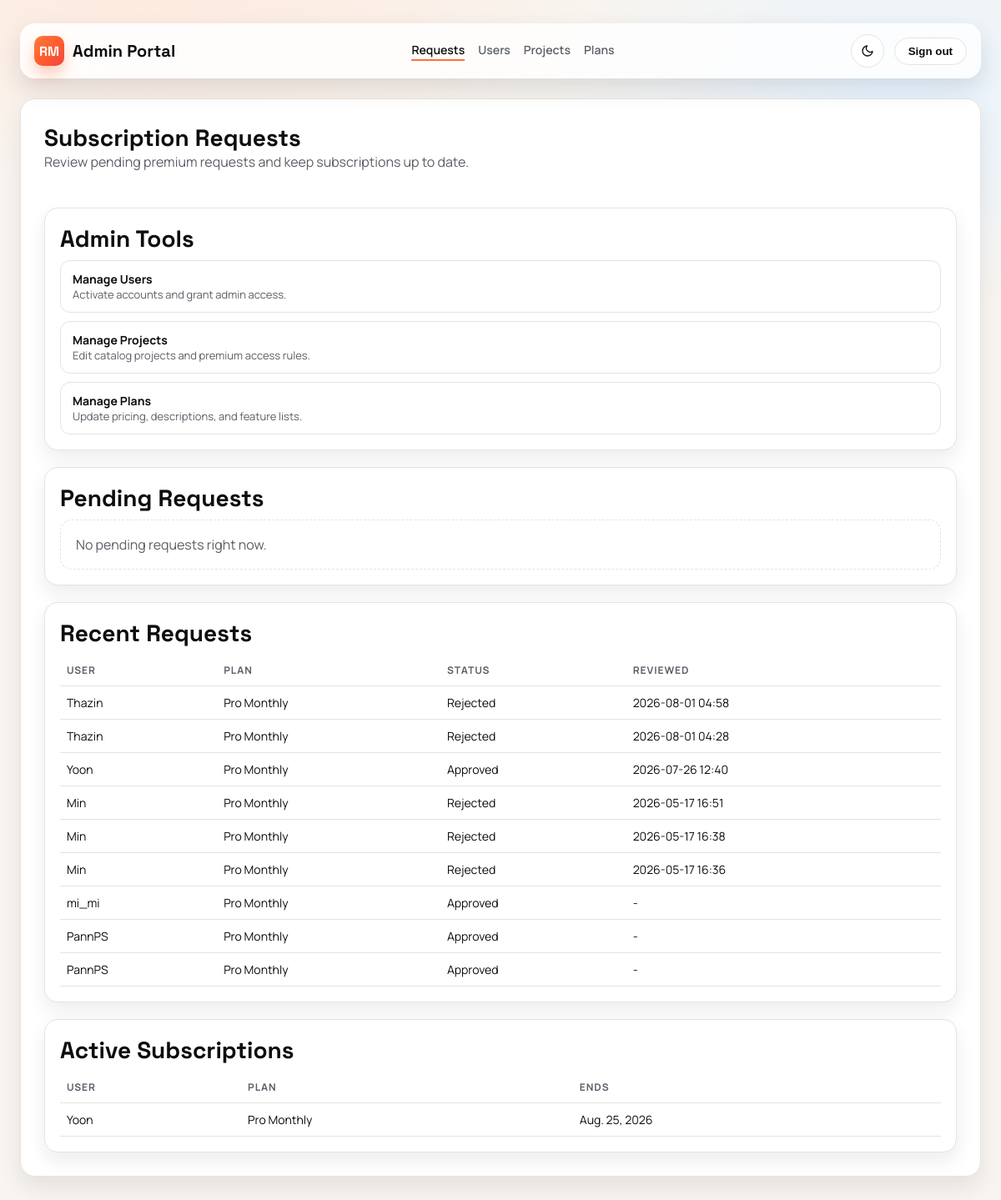
The page /admin-portal/ (signed in) on the database as committed earlier.
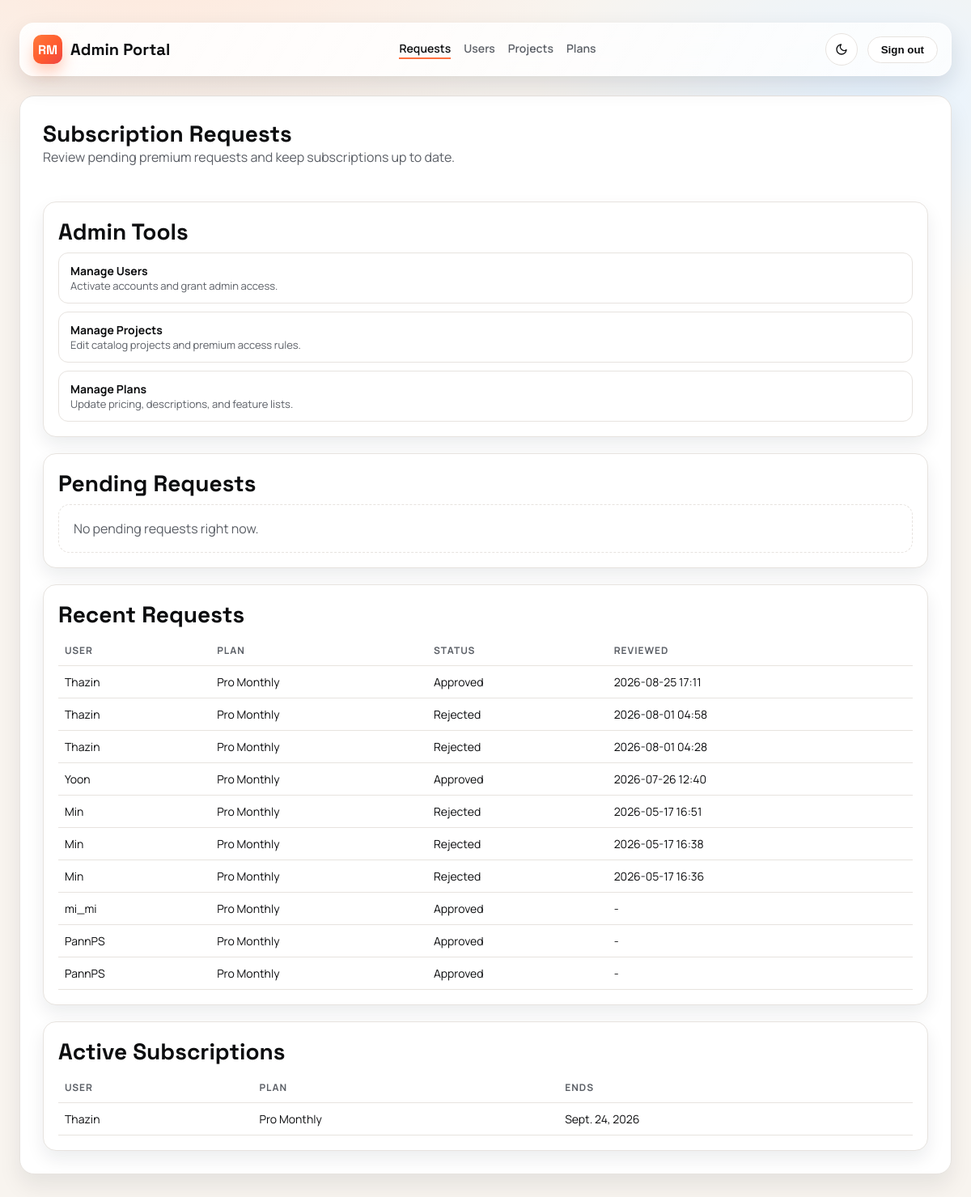
The same page on the database as committed later.
### users/models.py (models this page shows, shortened)
class PremiumRequest(models.Model):
    STATUS_CHOICES = [
        ("pending", "Pending"),
        ("approved", "Approved"),
        ("rejected", "Rejected"),
    ]
    user = models.ForeignKey(settings.AUTH_USER_MODEL, on_delete=models.CASCADE)
    plan = models.ForeignKey("Plan", on_delete=models.PROTECT, blank=True, null=True)
    status = models.CharField(max_length=20, choices=STATUS_CHOICES, default="pending")
    requested_at = models.DateTimeField(auto_now_add=True)
    reviewed_at = models.DateTimeField(blank=True, null=True)
    user_notified_at = models.DateTimeField(blank=True, null=True)
    note = models.TextField(blank=True)
    class Meta:
        ordering = ["-requested_at", "-id"]
        constraints = [
            models.UniqueConstraint(
                fields=["user"],
                condition=Q(status="pending"),
                name="users_one_pending_premium_request_per_user",
            )
        ]

class Plan(models.Model):
    name = models.CharField(max_length=50, unique=True)
    price = models.DecimalField(max_digits=8, decimal_places=2, default=0)
    description = models.TextField(blank=True)
    features = models.TextField(blank=True)
    class Meta:
        ordering = ["name", "id"]

class Subscription(models.Model):
    user = models.ForeignKey(settings.AUTH_USER_MODEL, on_delete=models.CASCADE)
    plan = models.ForeignKey(Plan, on_delete=models.PROTECT)
    start_date = models.DateField(default=timezone.now)
    end_date = models.DateField()
    is_active = models.BooleanField(default=True)
    class Meta:
        ordering = ["-start_date", "-id"]

### users/views.py (the view)
# urls.py: path("admin-portal/", views.admin_dashboard_view, name="admin_dashboard"),
@login_required
def admin_dashboard_view(request):
    if not request.user.is_staff:
        return redirect("admin_login")
    pending_requests = PremiumRequest.objects.filter(status="pending").select_related("user", "plan")
    recent_requests = PremiumRequest.objects.select_related("user", "plan").order_by("-requested_at")[:25]
    active_subscriptions = Subscription.objects.filter(is_active=True).select_related("user", "plan").order_by("-start_date")[:20]
    return render(
        request,
        "users/admin_dashboard.html",
        {
            "pending_requests": pending_requests,
            "recent_requests": recent_requests,
            "active_subscriptions": active_subscriptions,
        },
    )

### users/templates/users/admin_dashboard.html (shortened to what the changed rows need)
{% extends "users/admin_base.html" %}
{% block content %}
<div class="admin-shell">
    <div class="admin-header">
        <div>
            <h1>Subscription Requests</h1>
        </div>
    </div>
    <section class="admin-section">
        <h2 class="page-title">Admin Tools</h2>
    </section>
    <section class="admin-section">
        <h2 class="page-title">Pending Requests</h2>
    </section>
    <section class="admin-section">
        <h2 class="page-title">Recent Requests</h2>
        {% if recent_requests %}
            <table class="admin-table">
                <thead>
                    <tr>
                        <th>User</th>
                        <th>Plan</th>
                        <th>Status</th>
                        <th>Reviewed</th>
                    </tr>
                </thead>
                <tbody>
                    {% for req in recent_requests %}
                        <tr>
                            <td>{{ req.user.username }}</td>
                            <td>{% if req.plan %}{{ req.plan.name }}{% else %}-{% endif %}</td>
                            <td>{{ req.get_status_display }}</td>
                            <td>{% if req.reviewed_at %}{{ req.reviewed_at|date:"Y-m-d H:i" }}{% else %}-{% endif %}</td>
                        </tr>
                    {% endfor %}
                </tbody>
            </table>
        {% else %}
            <div class="admin-empty">No requests found.</div>
        {% endif %}
    </section>
    <section class="admin-section">
        <h2 class="page-title">Active Subscriptions</h2>
        {% if active_subscriptions %}
            <table class="admin-table">
                <thead>
                    <tr>
                        <th>User</th>
                        <th>Plan</th>
                        <th>Ends</th>
                    </tr>
                </thead>
                <tbody>
                    {% for sub in active_subscriptions %}
                        <tr>
                            <td>{{ sub.user.username }}</td>
                            <td>{{ sub.plan.name }}</td>
                            <td>{{ sub.end_date }}</td>
                        </tr>
                    {% endfor %}
                </tbody>
            </table>
        {% else %}
            <div class="admin-empty">No active subscriptions.</div>
        {% endif %}
    </section>
</div>
{% endblock %}

Rows that differ between the two databases and show on the page:
no longer on this page (row edited): Subscription: user.username "Yoon", plan.name "Pro Monthly", end_date "Aug. 25, 2026"
added PremiumRequest: user.username "Thazin", plan.name "Pro Monthly", status "Approved", reviewed_at "2026-08-25 17:11"
added Subscription: user.username "Thazin", plan.name "Pro Monthly", end_date "Sept. 24, 2026"
